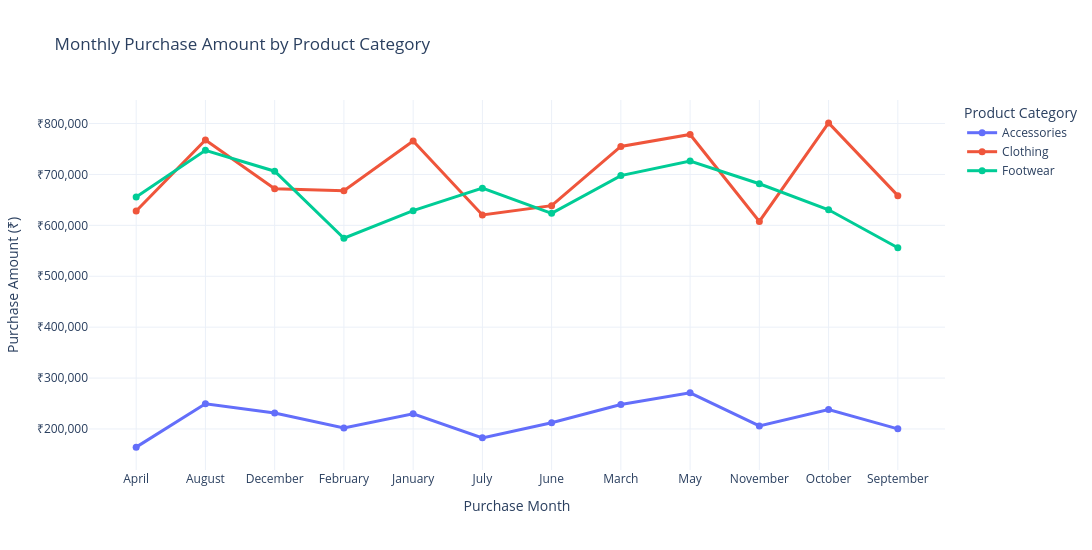

Write notebook code for a chart like this one.
### Code cell
monthly_category_sales = customers_shopping.groupby(
    ["Month_Name", "Category"],
    as_index=False,
).agg(
    purchase_amount=("Purchase Amount (₹)", "sum"),
)

monthly_category_sales = monthly_category_sales.sort_values(
    by="Month_Name"
)

fig_monthly_category = px.line(
    monthly_category_sales,
    x="Month_Name",
    y="purchase_amount",
    color="Category",
    markers=True,
    hover_name="Category",
    hover_data={
        "Month_Name": True,
        "purchase_amount": ":,.0f",
        "Category": False,
    },
    labels={
        "Month_Name":"Purchase Month",
        "purchase_amount":"Purchase Amount (₹)",
        "Category":"Product Category",
    },
    title="Monthly Purchase Amount by Product Category",
)

fig_monthly_category.update_traces(
    line={
        "width":3,
    },
    marker={
        "size":7,
    },
)

fig_monthly_category.update_layout(
    template="plotly_white",
    width=1250,
    height=550,
    hovermode="x unified",
    legend_title_text="Product Category",
    xaxis={
        "title":"Purchase Month",
        "showgrid":True,
    },
    yaxis={
        "title":"Purchase Amount (₹)",
        "tickprefix":"₹",
        "tickformat":",.0f",
        "showgrid":True,
    },
)

fig_monthly_category.show()

### Figure 1 — Plotly figure (JSON) as saved in the notebook; plotly's stock layout.template omitted (floating-point values rounded to 4 significant figures)
{"data": [{"customdata": [["Accessories"], ["Accessories"], ["Accessories"], ["Accessories"], ["Accessories"], ["Accessories"], ["Accessories"], ["Accessories"], ["Accessories"], ["Accessories"], ["Accessories"], ["Accessories"]], "hovertemplate": "<b>%{hovertext}</b><br><br>Purchase Month=%{x}<br>Purchase Amount (₹)=%{y:,.0f}<extra></extra>", "hovertext": ["Accessories", "Accessories", "Accessories", "Accessories", "Accessories", "Accessories", "Accessories", "Accessories", "Accessories", "Accessories", "Accessories", "Accessories"], "legendgroup": "Accessories", "line": {"color": "#636efa", "dash": "solid", "width": 3}, "marker": {"size": 7, "symbol": "circle"}, "mode": "lines+markers", "name": "Accessories", "orientation": "v", "showlegend": true, "type": "scatter", "x": ["April", "August", "December", "February", "January", "July", "June", "March", "May", "November", "October", "September"], "xaxis": "x", "y": [164364, 249686, 231287, 201799, 229695, 182573, 212269, 247988, 270970, 206101, 238085, 200309], "yaxis": "y"}, {"customdata": [["Clothing"], ["Clothing"], ["Clothing"], ["Clothing"], ["Clothing"], ["Clothing"], ["Clothing"], ["Clothing"], ["Clothing"], ["Clothing"], ["Clothing"], ["Clothing"]], "hovertemplate": "<b>%{hovertext}</b><br><br>Purchase Month=%{x}<br>Purchase Amount (₹)=%{y:,.0f}<extra></extra>", "hovertext": ["Clothing", "Clothing", "Clothing", "Clothing", "Clothing", "Clothing", "Clothing", "Clothing", "Clothing", "Clothing", "Clothing", "Clothing"], "legendgroup": "Clothing", "line": {"color": "#EF553B", "dash": "solid", "width": 3}, "marker": {"size": 7, "symbol": "circle"}, "mode": "lines+markers", "name": "Clothing", "orientation": "v", "showlegend": true, "type": "scatter", "x": ["April", "August", "December", "February", "January", "July", "June", "March", "May", "November", "October", "September"], "xaxis": "x", "y": [628058, 767553, 671909, 667816, 765741, 620485, 638724, 755067, 778491, 607711, 801316, 658389], "yaxis": "y"}, {"customdata": [["Footwear"], ["Footwear"], ["Footwear"], ["Footwear"], ["Footwear"], ["Footwear"], ["Footwear"], ["Footwear"], ["Footwear"], ["Footwear"], ["Footwear"], ["Footwear"]], "hovertemplate": "<b>%{hovertext}</b><br><br>Purchase Month=%{x}<br>Purchase Amount (₹)=%{y:,.0f}<extra></extra>", "hovertext": ["Footwear", "Footwear", "Footwear", "Footwear", "Footwear", "Footwear", "Footwear", "Footwear", "Footwear", "Footwear", "Footwear", "Footwear"], "legendgroup": "Footwear", "line": {"color": "#00cc96", "dash": "solid", "width": 3}, "marker": {"size": 7, "symbol": "circle"}, "mode": "lines+markers", "name": "Footwear", "orientation": "v", "showlegend": true, "type": "scatter", "x": ["April", "August", "December", "February", "January", "July", "June", "March", "May", "November", "October", "September"], "xaxis": "x", "y": [655951, 747328, 706405, 574734, 628864, 673096, 623684, 697729, 726234, 681760, 630629, 556020], "yaxis": "y"}], "layout": {"height": 550, "hovermode": "x unified", "legend": {"title": {"text": "Product Category"}, "tracegroupgap": 0}, "title": {"text": "Monthly Purchase Amount by Product Category"}, "width": 1250, "xaxis": {"anchor": "y", "domain": [0, 1], "showgrid": true, "title": {"text": "Purchase Month"}}, "yaxis": {"anchor": "x", "domain": [0, 1], "showgrid": true, "tickformat": ",.0f", "tickprefix": "₹", "title": {"text": "Purchase Amount (₹)"}}}}
